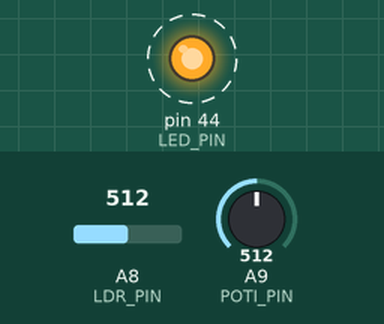
Simulated run of this sketch. Board: Arduino Mega 2560, built with avr-gcc and run on an emulated ATmega2560. On the bench: output pins drawn as LEDs (lit = HIGH). Dashed ring = blinking. The test bench sets the inputs (shaded band); at power-on: A8 (LDR_PIN) = 512, A9 (POTI_PIN) = 512. The ROS host is connected and sends only what is stated.

Above: at 0.1 s.
Timing chart, 0 to 3.0 s (numbered marks = the images above):
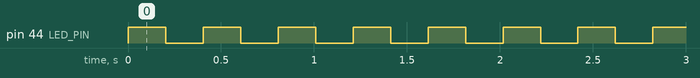

The sketch:

EMR_P1_rosserial_ADC_Turtlesim.ino
```cpp
 //-------------- EMR -----------------------------------
 // P2 - Poti steuert TurtleSim
 // rosserial ADC Turtlesim Example
 // Poti und LDR steuern Turtlesim
 // $ roscore
 // $ rosrun rosserial_python serial_node.py /dev/ttyACM0
 // $ rosrun turtlesim turtlesim_node
 //
 // Error: can't open device "/dev/ttyACM0": Permission denied
 // LOESEUNG: sudo chmod 666 /dev/ttyACM0


#if (ARDUINO >= 100)
 #include <Arduino.h>
#else
 #include <WProgram.h>
#endif
#include <ros.h>
#include <geometry_msgs/Twist.h>

ros::NodeHandle nh;
// namespace :: class bezeichner
  geometry_msgs::Twist twist_msg;
//ros::Publisher p("adc", &adc_msg);
  ros::Publisher p("turtle1/cmd_vel", &twist_msg);

#define LED_PIN 44
#define POTI_PIN A9
#define LDR_PIN  A8

void setup(){
  pinMode(LED_PIN, OUTPUT);
  nh.initNode();
  nh.advertise(p);
}

//We average the analog reading to elminate some of the noise
int averageAnalog(int pin){
  int v=0;
  for(int i=0; i<4; i++) v+= analogRead(pin);
  return v/4;
}

void loop(){
    twist_msg.linear.x = ((double) averageAnalog(LDR_PIN))/1023 *0.8;  //Youbot < 0.8
    twist_msg.angular.z = 2* ((double) averageAnalog(POTI_PIN))/1023.0 -1;

    p.publish(&twist_msg);
    nh.spinOnce();

  // Blink LED
  digitalWrite(LED_PIN, digitalRead(LED_PIN)?LOW:HIGH);
  delay(200);
}
```

Measured:
- by itself, pin 44 (LED_PIN): alternates HIGH for 0.20 s and LOW for 0.20 s
